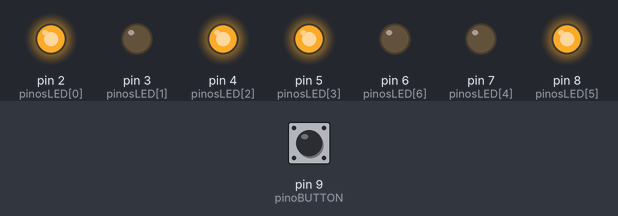
Bench run of a sketch on a simulated Arduino Uno, built with avr-gcc and run on an emulated ATmega328P. On the bench: output pins drawn as LEDs (lit = HIGH). Inputs (shaded band) come from the test bench; at power-on: pin 9 (pinoBUTTON) HIGH. Random numbers use the default seed unless the sketch sets one.

Above: at 1.61 s.
At 5.2 s:
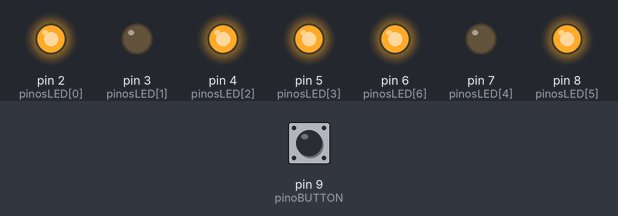
At 11.2 s:
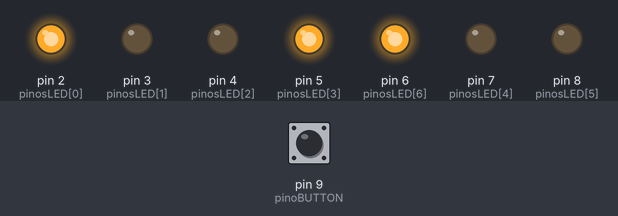
At 16.7 s:
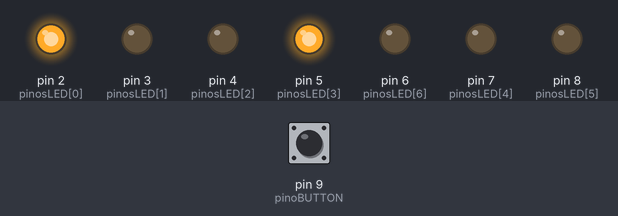
At 22.3 s:
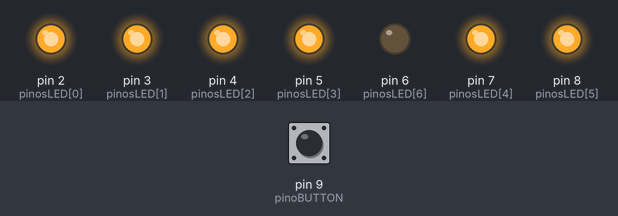
At 34.5 s:
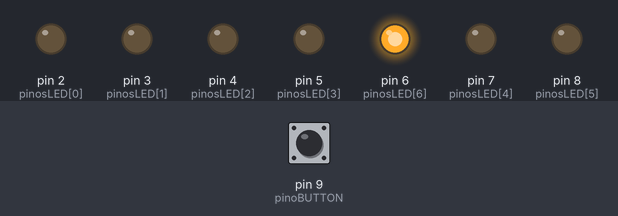
Timing chart, 0 to 40.0 s (numbered marks = the images above):
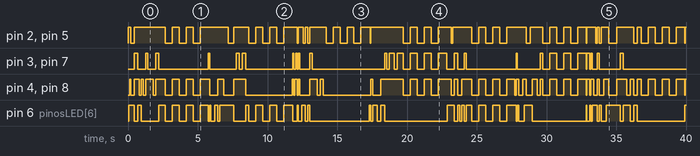

Measured:
- by itself, pin 6 (pinosLED[6]): LOW → HIGH at 0.05 s, → LOW 0.40 s later, → HIGH 0.23 s later, → LOW 0.27 s later, … (71 changes in this stretch)
- by itself, pin 2 (pinosLED[0]), pin 5 (pinosLED[3]): LOW → HIGH at 0.00 s, → LOW 0.18 s later, → HIGH 0.27 s later, → LOW 2.2 s later, … (71 changes in this stretch)
- by itself, pin 3 (pinosLED[1]), pin 7 (pinosLED[4]): LOW → HIGH at 0.45 s, → LOW 0.23 s later, → HIGH 0.58 s later, → LOW 0.17 s later, … (54 changes in this stretch)

The sketch:

dado_eletronico.ino
```cpp
int pinosLED[7] = {2,3,4,5,7,8,6};
int configDADO[7] [7] = //array dos padrões de dados
{
	{0,0,0,0,0,0,1},//1
	{1,0,0,1,0,0,0},//2
	{1,0,0,1,0,0,1},//3
	{1,0,1,1,0,1,0},//4
	{1,0,1,1,0,1,1},//5
	{1,1,1,1,1,1,0},//6
	{0,0,0,0,0,0,0}//off
};

int pinoBUTTON = 9; //var do botão
int apagado = 6; //var de tudo apagado

void setup()
{
	for (int i = 0; i < 7; i++)
	{
		pinMode(pinosLED[i], OUTPUT);
		digitalWrite(pinosLED[i], LOW);
	}
	pinMode(pinoBUTTON, INPUT_PULLUP); // setar pino do botão como entrada com pullup
	randomSeed(analogRead(0));
}

void loop()
{
	if(digitalRead(pinoBUTTON))
	{
		rolamento(); //fazer o lançamento do dado
	}
	delay(100);
}

void rolamento() //função de lançamento do dado
{
	int resultado = 0;
	int tempo = random(15,25); // duração do tempo de lançamento do dado
	for (int i = 0; i < tempo; i++)
	{
		resultado = random(0,6); //resultado mostra de 0 a 5
		show(resultado); //exibir o resultado
		delay (50 + i*10); // período variável de espera
	}
	for (int j = 0; j < 3; j++)
	{
		show(apagado); // mostrar dado apagado
		delay(500);
		show(resultado); // mostrar o resultado com leds aceso
		delay(500);
	}
}

void show(int resultado) //função para exibir o dado
{
	for(int i = 0; i < 7; i++)
	{
		digitalWrite(pinosLED[i], configDADO [resultado][i]);
	}
}
```
